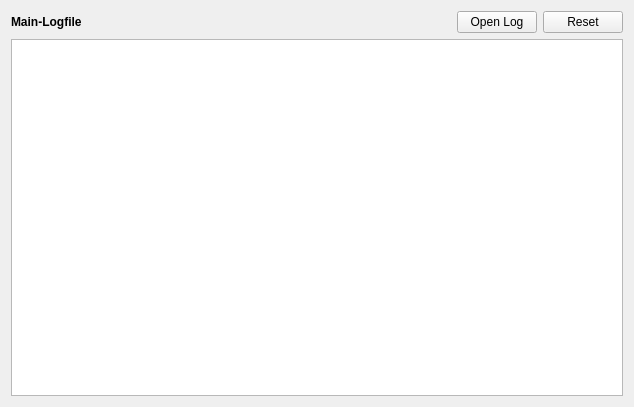
          <widget class="QWidget" name="page">
           <property name="geometry">
            <rect>
             <x>0</x>
             <y>0</y>
             <width>634</width>
             <height>407</height>
            </rect>
           </property>
           <attribute name="label">
            <string>Main-Logfile:</string>
           </attribute>
           <layout class="QGridLayout" name="gridLayout_27">
            <item row="0" column="0">
             <layout class="QGridLayout" name="gridLayout_13">
              <item row="1" column="2">
               <widget class="QPushButton" name="pushButton_logs_reset_mainlog">
                <property name="text">
                 <string>Reset</string>
                </property>
               </widget>
              </item>
              <item row="1" column="0">
               <widget class="QLabel" name="label_19">
                <property name="sizePolicy">
                 <sizepolicy hsizetype="Expanding" vsizetype="Preferred">
                  <horstretch>0</horstretch>
                  <verstretch>0</verstretch>
                 </sizepolicy>
                </property>
                <property name="font">
                 <font>
                  <bold>true</bold>
                 </font>
                </property>
                <property name="text">
                 <string>Main-Logfile</string>
                </property>
                <property name="textFormat">
                 <enum>Qt::AutoText</enum>
                </property>
               </widget>
              </item>
              <item row="1" column="1">
               <widget class="QPushButton" name="pushButton_open_log_main">
                <property name="text">
                 <string>Open Log</string>
                </property>
               </widget>
              </item>
              <item row="2" column="0" colspan="3">
               <widget class="QTextBrowser" name="textEdit_log_main"/>
              </item>
             </layout>
            </item>
           </layout>
          </widget>
